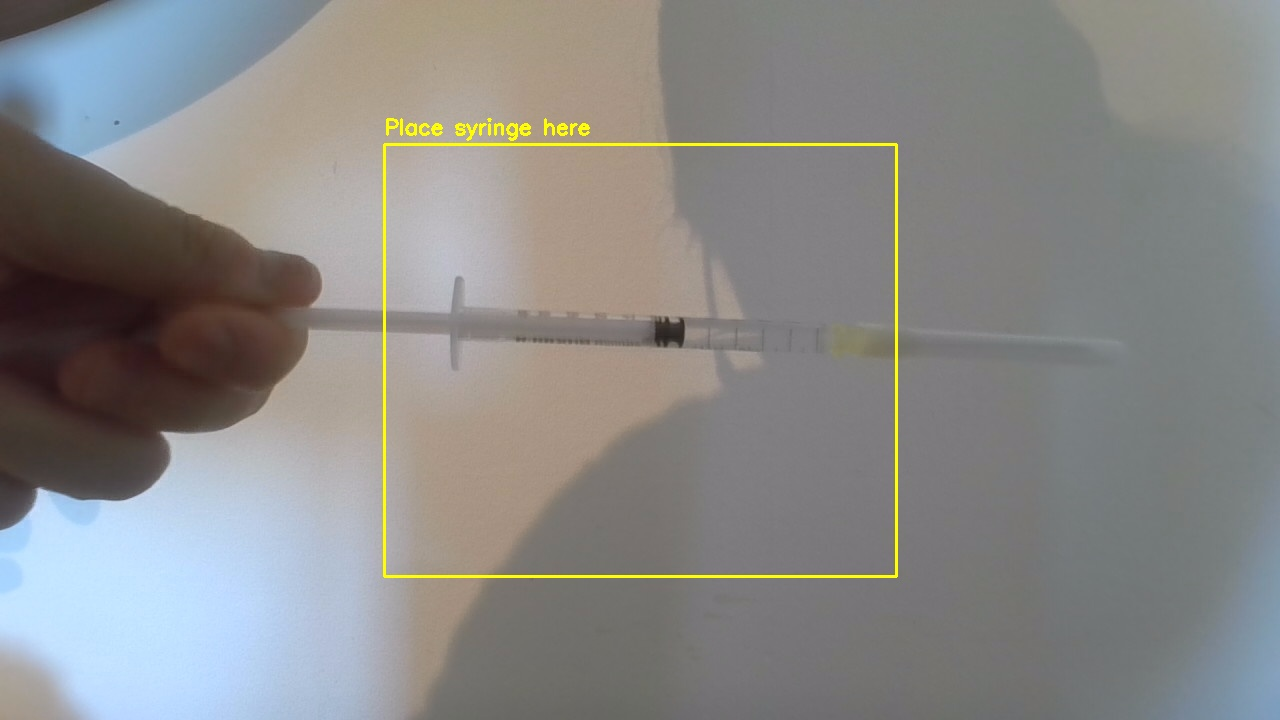
#> input picture photo with webcam/syringe_capture_20250530_114334.jpg, 1280 x 720 px, given in place of the camera
$ jupyter execute --allow-errors 'ISP-AD23-FS25 - Project template_CodeSara.ipynb'   (shell and % lines are left out)   (text cells are left out)
#> lines starting #> are read from the running program, lines starting #| are printed output that depends on the picture; pictures that were not available may be replaced by others from this repository, and a replacement may not be noted
[cell 1]
# Basic imports
import numpy as np
import seaborn as sns
import matplotlib.pyplot as plt
import cv2 as cv
import os
from sklearn.model_selection import train_test_split
from sklearn.ensemble import RandomForestClassifier
from sklearn.metrics import classification_report

# Enable vectorized graphics

# Setup plotting
PALETTE = [ (0.341, 0.648, 0.962, 1.0),
            (0.990, 0.476, 0.494, 1.0),
            (0.281, 0.749, 0.463, 1.0),
            (0.629, 0.802, 0.978, 1.0),
            (0.994, 0.705, 0.715, 1.0),
            (0.595, 0.858, 0.698, 1.0),
            (0.876, 0.934, 0.992, 1.0),
            (0.998, 0.901, 0.905, 1.0),
            (0.865, 0.952, 0.899, 1.0) ]

sns.palplot(PALETTE, size=0.5)
sns.set_style("whitegrid")
plt.rcParams["axes.prop_cycle"] = plt.cycler(color=PALETTE)
plt.rcParams["figure.dpi"] = 300
plt.rcParams["pdf.fonttype"] = 42
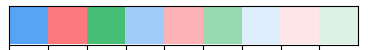
#> figure drawn by matplotlib, 1 panel

[cell 2]
# 📦 Imports
import os
import cv2 as cv
import numpy as np
import joblib
import pandas as pd
import matplotlib.pyplot as plt
from tensorflow.keras.models import load_model

# 📍 Modellpfade anpassen
rf_model_path = 'syringe_model_dataset_weighted.pkl'  # Pfad zu deinem Random Forest
cnn_model_path = 'cnn_model.h5'  # Falls du das CNN gespeichert hast

# 📦 Modelle laden
#> (the rest of this cell did not finish here and is left out)

[cell 3]
def run_detection():
    cap = cv.VideoCapture(0)
    cap.set(cv.CAP_PROP_FRAME_WIDTH, 1280)
    cap.set(cv.CAP_PROP_FRAME_HEIGHT, 720)
    frame_count = 0

    if not cap.isOpened():
        print("Camera not accessible.")
        return

    print("Camera is running. Press 'q' to quit.")

    while True:
        ret, frame = cap.read()
#> frame is the input picture: shape (720, 1280, 3); mean B, G, R 135.1, 136.8, 137.4
        if not ret:
            print("Frame capture failed.")
            break

        edges = preprocess_frame(frame)
        valid_contours = find_largest_contour(edges)
        if valid_contours:
            display_frame = draw_bounding_boxes(frame.copy(), valid_contours)
            save_rois(frame, valid_contours, frame_count)
        else:
            display_frame = frame.copy()


        cv.imshow("Detected Regions", display_frame)

        if cv.waitKey(1) & 0xFF == ord('q'):
            break

        frame_count += 1

    cap.release()
    cv.destroyAllWindows()

# Start detection
#> (the rest of this cell did not finish here and is left out)

[cell 4]
def load_dataset(base_path="dataset", size=(64, 64)):
#> called with base_path = 'dataset', size = (64, 64)
    data = []
    labels = []
    for label_name in ["ok", "defect"]:
        folder = os.path.join(base_path, label_name)
        for file in os.listdir(folder):
            path = os.path.join(folder, file)
            img = cv.imread(path, cv.IMREAD_GRAYSCALE)
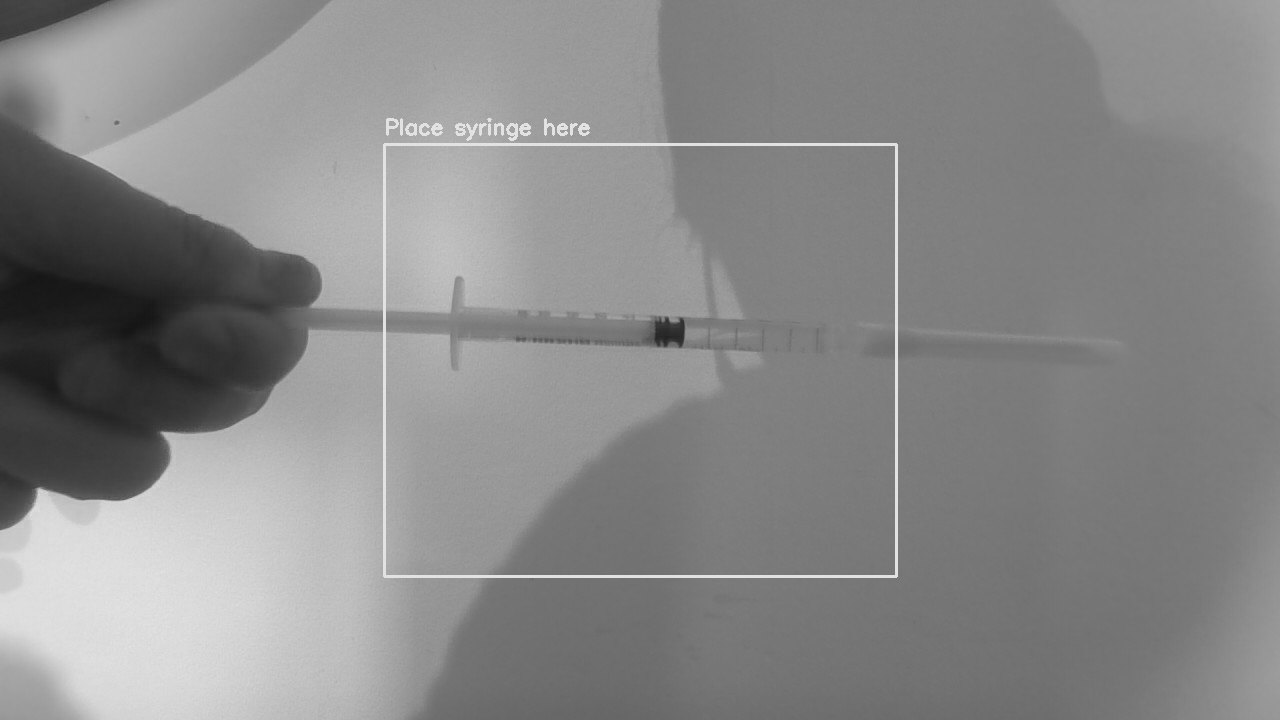
#> img: shape (720, 1280); min 21, max 233, mean 136.8
            if img is None:
                continue
            img = cv.resize(img, size)
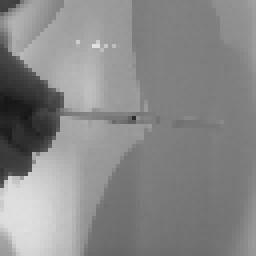
#> img: shape (64, 64) (shown 4 times larger); min 22, max 225, mean 136.3
            data.append(img.flatten())
            labels.append(label_name)
    return np.array(data), np.array(labels)

[cell 5]
def detect_liquid_level(edges):
    # Detect horizontal lines that could indicate liquid level
    lines = cv.HoughLinesP(edges, 1, np.pi/180, 50, minLineLength=100, maxLineGap=10)
    return lines is not None

def detect_bubbles(gray):
    # Use circle detection to find bubbles
    circles = cv.HoughCircles(gray, cv.HOUGH_GRADIENT, 1, 20,
                            param1=50, param2=30, minRadius=5, maxRadius=30)
    return circles is not None

def detect_particles(gray):
    # Use contour detection with area filtering for particles
    _, thresh = cv.threshold(gray, 127, 255, cv.THRESH_BINARY)
    contours, _ = cv.findContours(thresh, cv.RETR_LIST, cv.CHAIN_APPROX_SIMPLE)
    return any(cv.contourArea(c) < 100 for c in contours)  # Small contours might be particles

[cell 6]
def augment_data(image):
    """
    Augment a single image with various transformations to multiply the dataset.
    Returns a list of augmented images.
    """
    augmented = []

    # augment rotations at finer angles
    for angle in range(0, 360, 30):  # Rotate every 30 degrees
        matrix = cv.getRotationMatrix2D((image.shape[1]/2, image.shape[0]/2), angle, 1.0)
        rotated = cv.warpAffine(image, matrix, (image.shape[1], image.shape[0]))
        augmented.append(rotated)

    # augment flips and combinations
    flipped_h = cv.flip(image, 1)
    flipped_v = cv.flip(image, 0)
    flipped_both = cv.flip(image, -1)
    augmented.extend([flipped_h, flipped_v, flipped_both])

    # augment noise levels
    for sigma in [10, 20, 30]:
        noise = np.random.normal(0, sigma, image.shape).astype(np.uint8)
        noisy = cv.add(image, noise)
        augmented.append(noisy)

    # augment brightness adjustments
    for delta in [-50, -25, 25, 50]:
        if delta > 0:
            adjusted = cv.add(image, delta)
        else:
            adjusted = cv.subtract(image, abs(delta))
        augmented.append(adjusted)

    # augment blur levels
    for kernel_size in [(3,3), (5,5), (7,7)]:
        blurred = cv.GaussianBlur(image, kernel_size, 0)
        augmented.append(blurred)

    # Contrast adjustments
    for alpha in [0.5, 1.5]:  # Contrast factors
        contrasted = cv.convertScaleAbs(image, alpha=alpha, beta=0)
        augmented.append(contrasted)

    # Combinations of transformations
    for rot_img in augmented[:3]:  # Take first few rotated images
        noise = np.random.normal(0, 15, rot_img.shape).astype(np.uint8)
        combo = cv.add(rot_img, noise)
        combo = cv.GaussianBlur(combo, (3,3), 0)
        augmented.append(combo)

    return augmented

[cell 7]
# Load original dataset and augment
X_orig, y_orig = load_dataset()

# Augment data
X_augmented = []
y_augmented = []

for img, label in zip(X_orig, y_orig):
    # Reshape flattened image back to 2D
    img_2d = img.reshape(64, 64)

    # Add original image
    X_augmented.append(img)
    y_augmented.append(label)

    # Add augmented versions
    augmented_images = augment_data(img_2d)
    for aug_img in augmented_images:
        X_augmented.append(aug_img.flatten())
        y_augmented.append(label)
#> this loop made 2 passes
#> label on passes 1 to 2: 'ok', 'defect'
#> pass 1, in augment_data, `flipped_h = cv.flip(image, 1)`:
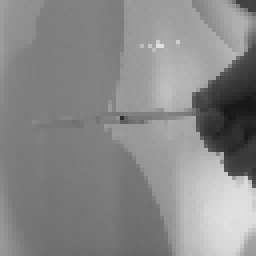
#> flipped_h: shape (64, 64) (shown 4 times larger); min 22, max 225, mean 136.3
#> pass 1, in augment_data, `flipped_v = cv.flip(image, 0)`:
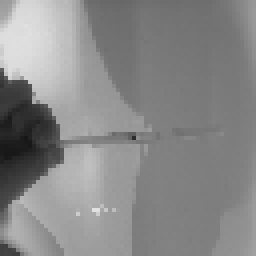
#> flipped_v: shape (64, 64) (shown 4 times larger); min 22, max 225, mean 136.3
#> pass 1, in augment_data, `flipped_both = cv.flip(image, -1)`:
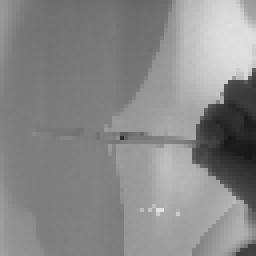
#> flipped_both: shape (64, 64) (shown 4 times larger); min 22, max 225, mean 136.3
#> after the loop:
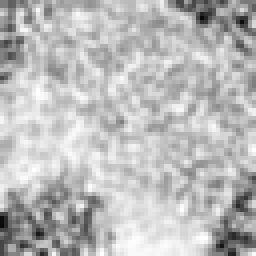
#> aug_img: shape (64, 64) (shown 4 times larger); min 9, max 255, mean 186.5
#> after the loop, X_augmented = 62 items; y_augmented = 62 items, first 6: 'ok', 'ok', 'ok', 'ok', 'ok', 'ok'

# Convert to numpy arrays
X = np.array(X_augmented)
y = np.array(y_augmented)

print(f"Original dataset size: {len(X_orig)}")
#| Original dataset size: 2
print(f"Augmented dataset size: {len(X)}")
#| Augmented dataset size: 62

# Split augmented data into train/test sets
X_train_aug, X_test_aug, y_train_aug, y_test_aug = train_test_split(X, y, test_size=0.2, random_state=42)

# Train model on augmented data
clf_aug = RandomForestClassifier(n_estimators=100, random_state=42)
clf_aug.fit(X_train_aug, y_train_aug)

# Evaluate model trained on augmented data
y_pred_aug = clf_aug.predict(X_test_aug)
print("\nModel performance with augmented training data:")
print(classification_report(y_test_aug, y_pred_aug))
#|               precision    recall  f1-score   support
#|       defect       0.33      0.50      0.40         6
#|           ok       0.25      0.14      0.18         7
#|     accuracy                           0.31        13
#|    macro avg       0.29      0.32      0.29        13
#| weighted avg       0.29      0.31      0.28        13
